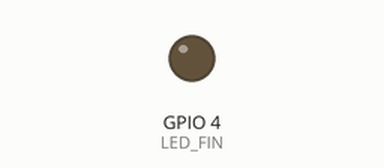
Bench run of a program on a simulated Raspberry Pi (BCM pin numbers). On the bench: output pins drawn as LEDs (lit = HIGH).

Above: at 0.05 s.
At 0.95 s:
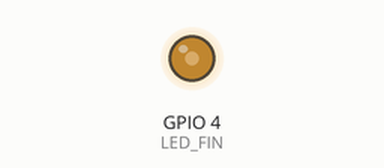
At 1.9 s:
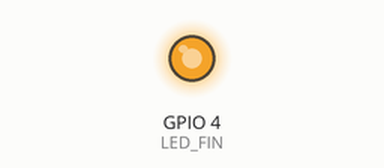
At 3.8 s:
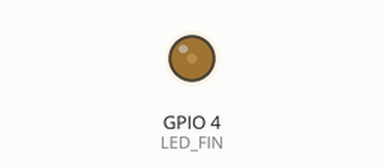
Timing chart, 0 to 5.5 s (numbered marks = the images above):
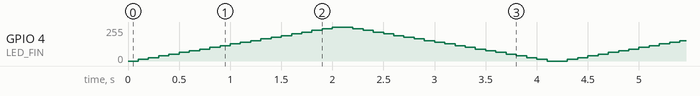

The program:

led_fade.py
```python
import RPi.GPIO as GPIO
import time

LED_FIN = 4
GPIO.setmode(GPIO.BCM)
GPIO.setup(LED_FIN,GPIO.OUT)

pwm = GPIO.PWM(LED_FIN, 50) # 사용할핀 , 주파수설정 (초당 사이클 반복 횟수)
pwm.start(0) # 0 ~ 100

try :
    while True :
        #서서히 켜짐
        for i in range(0, 101, 5) :     #start, end, step
            pwm.ChangeDutyCycle(i)
            time.sleep(0.1)
        # 서서히 꺼짐
        for i in range(100, -1, -5) :
            pwm.ChangeDutyCycle(i)
            time.sleep(0.1)

finally :
    pwm.stop()
    GPIO.cleanup()
    print("clean and out")
```
